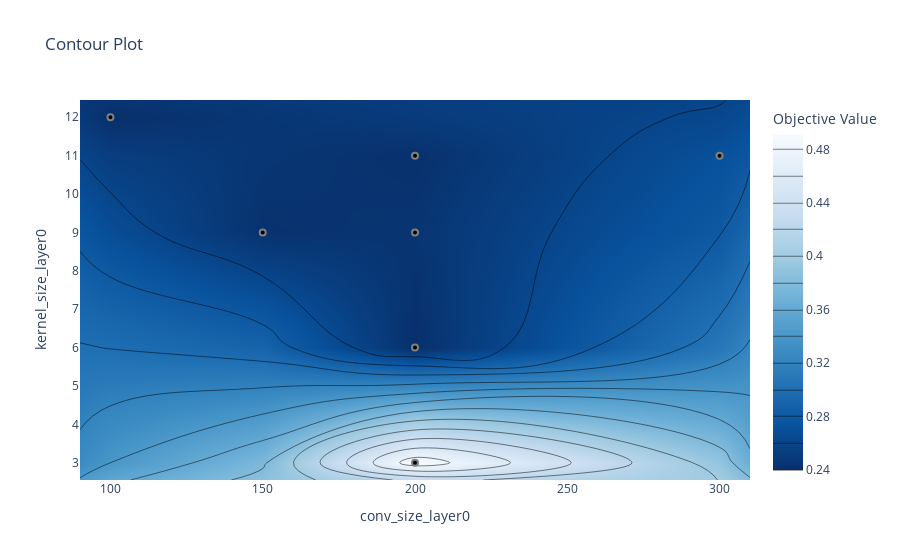

The notebook cell this image was saved under:
### Code cell
fig = optuna.visualization.plot_contour(study, params=["kernel_size_layer0", "conv_size_layer0"],)
fig.show()

### Figure 1 — Plotly figure (JSON) as saved in the notebook; plotly's stock layout.template omitted (floating-point values rounded to 4 significant figures)
{"data": [{"colorbar": {"title": {"text": "Objective Value"}}, "colorscale": [[0, "rgb(247,251,255)"], [0.125, "rgb(222,235,247)"], [0.25, "rgb(198,219,239)"], [0.375, "rgb(158,202,225)"], [0.5, "rgb(107,174,214)"], [0.625, "rgb(66,146,198)"], [0.75, "rgb(33,113,181)"], [0.875, "rgb(8,81,156)"], [1, "rgb(8,48,107)"]], "connectgaps": true, "contours": {"coloring": "heatmap"}, "hoverinfo": "none", "line": {"smoothing": 1.3}, "reversescale": true, "type": "contour", "x": [90, 100, 150, 200, 300, 310], "y": [2.55, 3, 6, 9, 11, 12, 12.45], "z": [[null, null, null, null, null, null], [null, null, null, 0.4915, null, null], [null, null, null, 0.2401, null, null], [null, null, 0.2418, 0.2446, null, null], [null, null, null, 0.241, 0.2708, null], [null, 0.2399, null, null, null, null], [null, null, null, null, null, null]]}, {"marker": {"color": "black", "line": {"color": "Grey", "width": 2}}, "mode": "markers", "showlegend": false, "type": "scatter", "x": [100, 300, 200, 200, 200, 200, 150], "y": [12, 11, 6, 3, 11, 9, 9]}], "layout": {"title": {"text": "Contour Plot"}, "xaxis": {"range": [90, 310], "title": {"text": "conv_size_layer0"}}, "yaxis": {"range": [2.55, 12.45], "title": {"text": "kernel_size_layer0"}}}}
